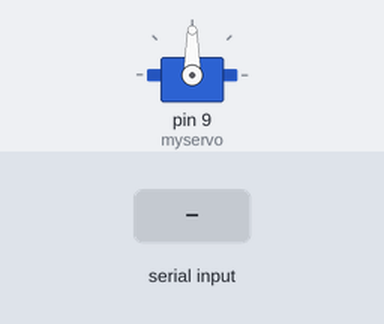
The sketch below on a simulated Arduino Uno, built with avr-gcc and run on an emulated ATmega328P. On the bench: servo. Inputs (shaded band) come from the test bench.

Above: at 1.2 s.
1.3 s: "a" received over Serial
At 2.5 s:
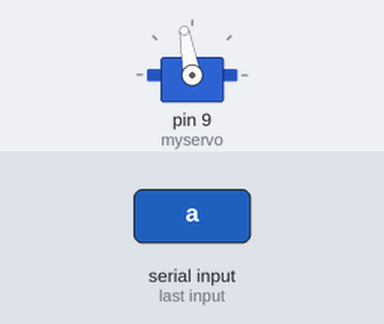
2.8 s: "d" received over Serial
At 3.9 s:
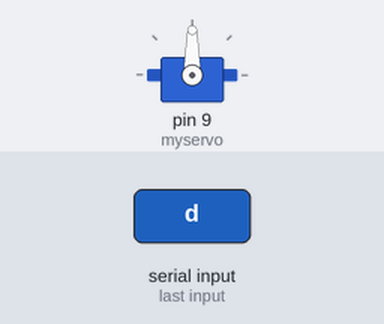
Timing chart, 0 to 5.8 s (numbered marks = the images above; inputs shaded):
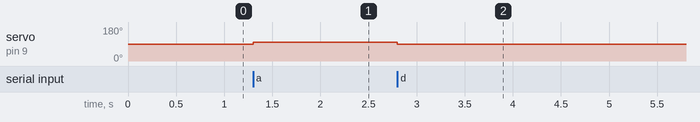

Measured:
- after the input at 1.3 s, servo on pin 9 (myservo): 90° → 100° at once
- after the input at 2.8 s, servo on pin 9 (myservo): 100° → 90° at once

The sketch:

servo.ino
```cpp
#include <Servo.h>

Servo myservo;
int val=90;
int data;
void setup()
{
  Serial.begin(9600);

  myservo.attach(9);
  myservo.write(90);

   // set servo to mid-point
}

void loop() {
  if(Serial.available())
  {
    data=Serial.read();
    if(data=='a')
    {
    val+=10;
    myservo.write(val);


    }
    else if(data=='d')
    {
      val-=10;
      myservo.write(val);


    }
    }

}
```
